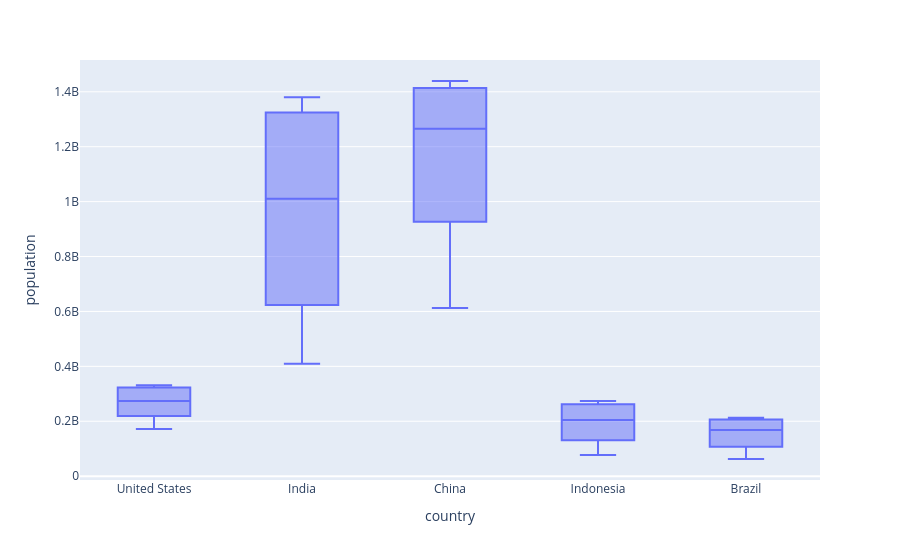

The code cell stored with this chart in its notebook:
### Code cell
fig = px.box(df_pivot, y = df_pivot.columns, labels = {'value':'population'})
fig.show()

### Figure 1 — Plotly figure (JSON) as saved in the notebook; plotly's stock layout.template omitted (floating-point values rounded to 4 significant figures)
{"data": [{"alignmentgroup": "True", "hovertemplate": "country=%{x}<br>population=%{y}<extra></extra>", "legendgroup": "", "marker": {"color": "#636efa"}, "name": "", "notched": false, "offsetgroup": "", "orientation": "v", "showlegend": false, "type": "box", "x": ["United States", "United States", "United States", "United States", "United States", "United States", "United States", "United States", "United States", "United States", "United States", "United States", "United States", "United States", "United States", "United States", "United States", "United States", "India", "India", "India", "India", "India", "India", "India", "India", "India", "India", "India", "India", "India", "India", "India", "India", "India", "India", "China", "China", "China", "China", "China", "China", "China", "China", "China", "China", "China", "China", "China", "China", "China", "China", "China", "China", "Indonesia", "Indonesia", "Indonesia", "Indonesia", "Indonesia", "Indonesia", "Indonesia", "Indonesia", "Indonesia", "Indonesia", "Indonesia", "Indonesia", "Indonesia", "Indonesia", "Indonesia", "Indonesia", "Indonesia", "Indonesia", "Brazil", "Brazil", "Brazil", "Brazil", "Brazil", "Brazil", "Brazil", "Brazil", "Brazil", "Brazil", "Brazil", "Brazil", "Brazil", "Brazil", "Brazil", "Brazil", "Brazil", "Brazil"], "x0": " ", "xaxis": "x", "y": [171700000.0, 186700000.0, 199700000.0, 209500000.0, 219100000.0, 229500000.0, 240500000.0, 252100000.0, 265200000.0, 281700000.0, 295000000.0, 309000000.0, 320900000.0, 323000000.0, 325100000.0, 327100000.0, 329100000.0, 331000000.0, 409900000.0, 450500000.0, 499100000.0, 555200000.0, 623100000.0, 699000000.0, 784400000.0, 873300000.0, 963900000.0, 1057000000.0, 1148000000.0, 1234000000.0, 1310000000.0, 1325000000.0, 1339000000.0, 1353000000.0, 1366000000.0, 1380000000.0, 612200000.0, 660400000.0, 724200000.0, 827600000.0, 926200000.0, 1000000000.0, 1076000000.0, 1177000000.0, 1241000000.0, 1291000000.0, 1331000000.0, 1369000000.0, 1407000000.0, 1414000000.0, 1421000000.0, 1428000000.0, 1434000000.0, 1439000000.0, 77270000.0, 87750000.0, 100300000.0, 114800000.0, 130700000.0, 147400000.0, 165000000.0, 181400000.0, 196900000.0, 211500000.0, 226300000.0, 241800000.0, 258400000.0, 261600000.0, 264700000.0, 267700000.0, 270600000.0, 273500000.0, 62530000.0, 72180000.0, 83370000.0, 95110000.0, 107200000.0, 120700000.0, 135300000.0, 149000000.0, 162000000.0, 174800000.0, 186100000.0, 195700000.0, 204500000.0, 206200000.0, 207800000.0, 209500000.0, 211000000.0, 212600000.0], "y0": " ", "yaxis": "y"}], "layout": {"boxmode": "group", "legend": {"tracegroupgap": 0}, "margin": {"t": 60}, "xaxis": {"anchor": "y", "domain": [0, 1], "title": {"text": "country"}}, "yaxis": {"anchor": "x", "domain": [0, 1], "title": {"text": "population"}}}}
